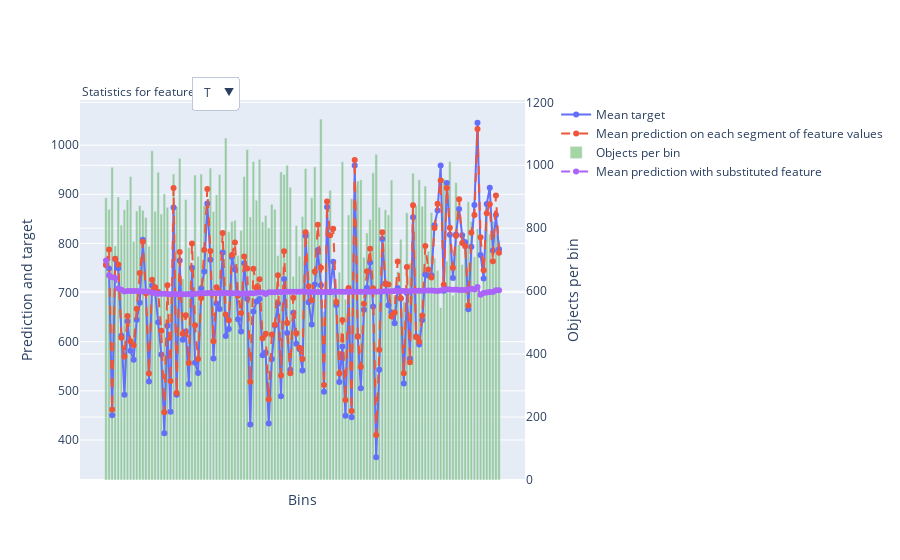

Notebook code cell kept with this figure:
### Code cell
import numpy as np
print(X_test.columns)
res = model.calc_feature_statistics(X_test,
                                    y_test,feature=["T"], plot_file="/tmp/out.html")

### Figure 1 — Plotly figure (JSON) as saved in the notebook; plotly's stock layout.template omitted (floating-point values rounded to 4 significant figures; data arrays with more than 128 entries replaced by an {"elided": "..."} marker saying what was removed)
{"data": [{"mode": "lines+markers", "name": "Mean target", "xaxis": "x", "y": {"elided": "129 float values"}, "yaxis": "y", "type": "scatter"}, {"line": {"dash": "dash"}, "mode": "lines+markers", "name": "Mean prediction on each segment of feature values", "xaxis": "x", "y": {"elided": "129 float values"}, "yaxis": "y", "type": "scatter"}, {"marker": {"color": "rgba(30, 150, 30, 0.4)"}, "name": "Objects per bin", "width": 0.8, "xaxis": "x", "y": {"elided": "129 int values"}, "yaxis": "y2", "type": "bar"}, {"line": {"dash": "dashdot"}, "mode": "lines+markers", "name": "Mean prediction with substituted feature", "xaxis": "x", "y": {"elided": "129 float values"}, "yaxis": "y", "type": "scatter"}], "layout": {"annotations": [{"align": "left", "showarrow": false, "text": "Statistics for feature", "x": 0, "xref": "paper", "y": 1.05, "yref": "paper"}], "legend": {"bgcolor": "rgba(0,0,0,0)", "x": 1.07}, "updatemenus": [{"buttons": [{"args": [{"y": {"elided": "4x129 float values"}}, {"xaxis": {"showticklabels": false, "tickmode": "array", "ticktext": {"elided": "129 str values"}, "tickvals": {"elided": "129 int values"}, "title": {"text": "Bins"}}}], "label": "T", "method": "update"}], "direction": "down", "pad": {"r": 10, "t": 10}, "showactive": true, "x": 0.25, "xanchor": "left", "y": 1.09, "yanchor": "top"}], "xaxis": {"showticklabels": false, "tickmode": "array", "ticktext": {"elided": "129 str values"}, "tickvals": {"elided": "129 int values"}, "title": {"text": "Bins"}}, "yaxis": {"overlaying": "y2", "side": "left", "title": {"text": "Prediction and target"}}, "yaxis2": {"position": 1.0, "side": "right", "title": {"text": "Objects per bin"}}}}
